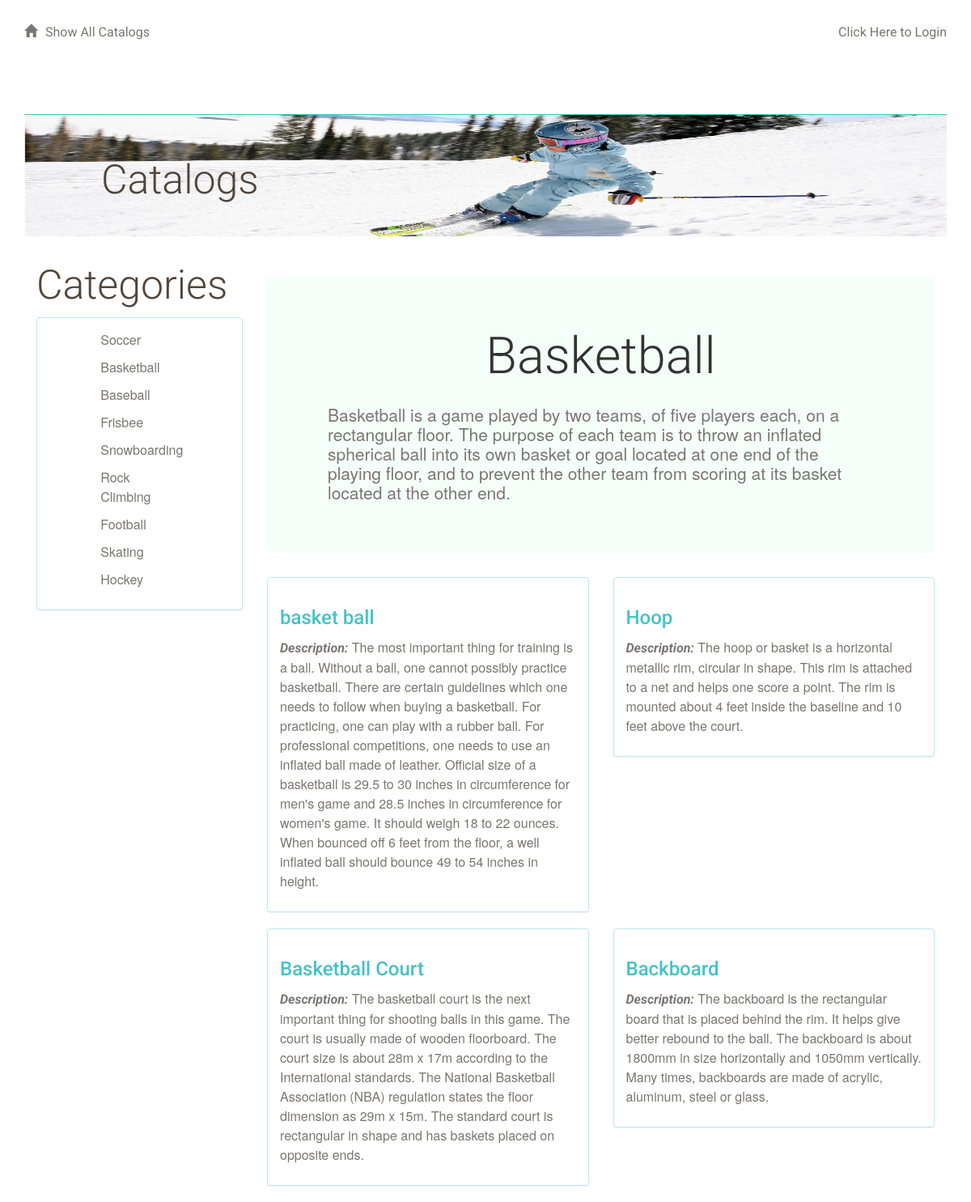
Screenshot of /catalog/2 with the database file from the repository.
### database_setup.py (models this page shows, shortened)
class Catalog(Base):
    __tablename__ = 'catalog'
    id = Column(Integer, primary_key=True)
    name = Column(String(250), nullable=False)
    user_id = Column(Integer, ForeignKey('user.id'))
    user = relationship(User, cascade="delete")
    description = Column(String(250))

class CatalogItem(Base):
    __tablename__ = 'catalog_item'
    name = Column(String(80), nullable=False)
    id = Column(Integer, primary_key=True)
    description = Column(String(250))
    catalog_id = Column(Integer, ForeignKey('catalog.id'))
    catalog = relationship(Catalog, cascade="delete")
    user_id = Column(Integer, ForeignKey('user.id'))
    user = relationship(User, cascade="delete")

### application.py (the view)
@app.route('/')
@app.route('/catalog/<int:catalog_id>')
def catalogItems(catalog_id):
    catalogs = session.query(Catalog).all()
    catalog = session.query(Catalog).filter_by(id=catalog_id).one()
    items = session.query(CatalogItem).filter_by(
            catalog_id=catalog_id).all()
    creator = getUserInfo(catalog.user_id)
    if 'username' not in login_session:
        return render_template(
            'publicCatalogItem.html', catalogs=catalogs, catalog=catalog,
            catalog_id=catalog_id, items=items, ceator=creator)
    else:
        return render_template(
            'catalogitem.html', catalog=catalog, items=items,
            catalog_id=catalog_id, catalogs=catalogs, creator=creator)

### application.py (called while the page is built)
def getUserInfo(user_id):
    user = session.query(User).filter_by(id=user_id).one()
    return user

### templates/publicCatalogItem.html (shortened to what this page needs)
{% extends "main.html" %}
{% block content %}
{% include "header.html" %}
<div class = "container-fluid">
<div class = "row">
<div class = "col-md-3">
  <h1> Categories </h1>
  <div class="panel panel-info">
    <div class="panel-body">
      <div class = "row">
        <div class = "col-md-3"></div>
        <div class = "col-md-6">
          {% for i in catalogs %}
          <a href = '{{url_for('catalogItems', catalog_id = i.id)}}'>
          <p>
            {{i.name}}
          </p>
          </a>
          {% endfor %}
        </div>
        <div class = "col-md-3"></div>
      </div>
    </div>
  </div>
</div>
<div class = "col-md-9">
  <br><br>
  <div class="jumbotron">
    <div class="container-fluid">
      <h1 class = "text-center">{{ catalog.name }}</h1>
      <br>
      <p>{{catalog.description}}</p>
    </div>
  </div>
  <div class="row">
    <div class="col-md-12">
      <div class="row row-eq-height">
        {% for i in items%}
        <div class="col-md-6">
          <div class="panel panel-info">
            <div class="panel-body">
              <div class = 'itemName'>
                <a href = "{{url_for('showItemInfo', catalog_id = catalog_id,
                  catalogItem_id = i.id)}}">
                  <h2>{{i.name}}</h2>
                </a>
                <p><em>Description:</em> {{i.description}}</p>
              </div>
            </div>
          </div>
        </div>
        {% if loop.index is divisibleby 2 %}
      </div>
      <div class="row row-eq-height">
        {% endif %}
        {% endfor %}
      </div>
    </div>
  </div>
</div>
{% endblock %}

### static/newstyles.css (style rules this page uses)
* { font-family: "Helvetica Neue Bold", Roboto, Helvetica, Arial, sans-serif; font-weight: 700; }
h1 { font-family: "Helvetica Neue Light", Roboto, Helvetica, Arial, sans-serif; font-size: 50px; color: #51453B; line-height: 60px; font-weight: 300; }
h2 { font-size: 24px; color: #42C3C9; line-height: 29px; }
p { font-family: "Helvetica Neue", Roboto, Helvetica, Arial, sans-serif; font-size: 16px; color: #7B7573; line-height: 24px; font-weight: 400; }
a { font-size: 16px; color: #0093B9; line-height: 17px; }
.jumbotron { position: relative; background: #F5FFFA; width: 100%; height: 100%; background-size: cover; overflow: hidden; }

### rows the page displays
Catalog: name "Soccer"
Catalog: name "Basketball", description "Basketball is a game played by two teams, of five players each, on a rectangular floor. The purpose of each team is to throw an inflated spherical ball into its own basket or goal located at one end of the playing floor, and to prevent the other team from scoring at its basket located at the other end."
Catalog: name "Baseball"
Catalog: name "Frisbee"
Catalog: name "Snowboarding"
Catalog: name "Rock Climbing"
Catalog: name "Football"
Catalog: name "Skating"
Catalog: name "Hockey"
CatalogItem: name "basket ball", description "The most important thing for training is a ball. Without a ball, one cannot possibly practice basketball. There are certain guidelines which one needs to follow when buying a basketball. For practicing, one can play with a rubber ball. For professional competitions, one needs to use an inflated ball made of leather. Official size of a basketball is 29.5 to 30 inches in circumference for men's game and 28.5 inches in circumference for women's game. It should weigh 18 to 22 ounces. When bounced off 6 feet from the floor, a well inflated ball should bounce 49 to 54 inches in height."
CatalogItem: name "Hoop", description "The hoop or basket is a horizontal metallic rim, circular in shape. This rim is attached to a net and helps one score a point. The rim is mounted about 4 feet inside the baseline and 10 feet above the court."
CatalogItem: name "Basketball Court", description "The basketball court is the next important thing for shooting balls in this game. The court is usually made of wooden floorboard. The court size is about 28m x 17m according to the International standards. The National Basketball Association (NBA) regulation states the floor dimension as 29m x 15m. The standard court is rectangular in shape and has baskets placed on opposite ends."
CatalogItem: name "Backboard", description "The backboard is the rectangular board that is placed behind the rim. It helps give better rebound to the ball. The backboard is about 1800mm in size horizontally and 1050mm vertically. Many times, backboards are made of acrylic, aluminum, steel or glass."
